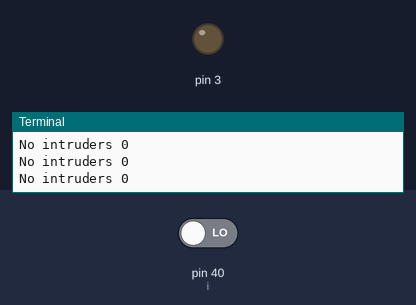
The program below on a simulated Raspberry Pi (header pin numbers). Parts: output pins drawn as LEDs (lit = HIGH), the last lines printed to the terminal. Inputs (shaded band) come from the test bench; at power-on: pin 40 (i) LOW.

Above: at 1.2 s.
1.3 s: pin 40 (i) driven HIGH
At 1.9 s:
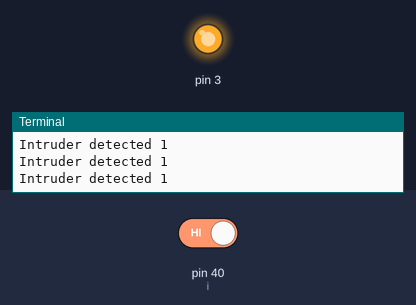
2.8 s: pin 40 (i) driven LOW
At 3.2 s:
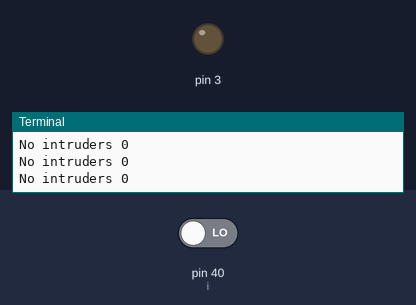
Timing chart, 0 to 5.8 s (numbered marks = the images above; inputs shaded):
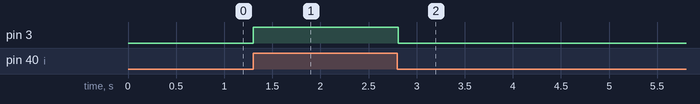

The program:

pirsense.py
```python
import RPi.GPIO as GPIO
import time
GPIO.setwarnings(False)
GPIO.setmode(GPIO.BOARD)
GPIO.setup(40, GPIO.IN)         #Read output from PIR motion sensor
GPIO.setup(3, GPIO.OUT)         #LED output pin
while True:
       i=GPIO.input(40)
       if i==0:                 #When output from motion sensor is LOW
             print "No intruders",i
             GPIO.output(3, 0)  #Turn OFF LED
             time.sleep(0.1)
       elif i==1:               #When output from motion sensor is HIGH
             print "Intruder detected",i
             GPIO.output(3, 1)  #Turn ON LED
             time.sleep(0.1)
```

Measured:
- after the input at 1.3 s, pin 3: LOW → HIGH at once
- after the input at 2.8 s, pin 3: HIGH → LOW at once
